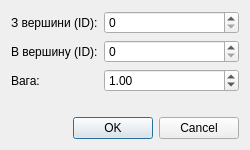
<?xml version="1.0" encoding="UTF-8"?>
<ui version="4.0">
    <class>AddEdgeDialog</class>
    <widget class="QDialog" name="AddEdgeDialog">
        <property name="geometry">
            <rect>
                <x>0</x>
                <y>0</y>
                <width>250</width>
                <height>150</height>
            </rect>
        </property>
        <property name="windowTitle">
            <string>Додати ребро</string>
        </property>
        <property name="modal">
            <bool>true</bool>
        </property>
        <layout class="QVBoxLayout" name="verticalLayout">
            <item>
                <layout class="QFormLayout" name="formLayout">
                    <item row="0" column="0">
                        <widget class="QLabel" name="label">
                            <property name="text">
                                <string>З вершини (ID):</string>
                            </property>
                        </widget>
                    </item>
                    <item row="0" column="1">
                        <widget class="QSpinBox" name="fromSpinBox"/>
                    </item>
                    <item row="1" column="0">
                        <widget class="QLabel" name="label_2">
                            <property name="text">
                                <string>В вершину (ID):</string>
                            </property>
                        </widget>
                    </item>
                    <item row="1" column="1">
                        <widget class="QSpinBox" name="toSpinBox"/>
                    </item>
                    <item row="2" column="0">
                        <widget class="QLabel" name="weightLabel">
                            <property name="text">
                                <string>Вага:</string>
                            </property>
                        </widget>
                    </item>
                    <item row="2" column="1">
                        <widget class="QDoubleSpinBox" name="weightSpinBox">
                            <property name="decimals">
                                <number>2</number>
                            </property>
                            <property name="minimum">
                                <double>-10000.0</double>
                            </property>
                            <property name="maximum">
                                <double>10000.0</double>
                            </property>
                            <property name="value">
                                <double>1.0</double>
                            </property>
                        </widget>
                    </item>
                </layout>
            </item>
            <item>
                <widget class="QDialogButtonBox" name="buttonBox">
                    <property name="orientation">
                        <enum>Qt::Horizontal</enum>
                    </property>
                    <property name="standardButtons">
                        <set>QDialogButtonBox::Cancel|QDialogButtonBox::Ok</set>
                    </property>
                </widget>
            </item>
        </layout>
    </widget>
    <resources/>
    <connections>
        <connection>
            <sender>buttonBox</sender>
            <signal>accepted()</signal>
            <receiver>AddEdgeDialog</receiver>
            <slot>accept()</slot>
            <hints>
                <hint type="sourcelabel">
                    <x>248</x>
                    <y>254</y>
                </hint>
                <hint type="destinationlabel">
                    <x>157</x>
                    <y>274</y>
                </hint>
            </hints>
        </connection>
        <connection>
            <sender>buttonBox</sender>
            <signal>rejected()</signal>
            <receiver>AddEdgeDialog</receiver>
            <slot>reject()</slot>
            <hints>
                <hint type="sourcelabel">
                    <x>316</x>
                    <y>260</y>
                </hint>
                <hint type="destinationlabel">
                    <x>286</x>
                    <y>274</y>
                </hint>
            </hints>
        </connection>
    </connections>
</ui>
